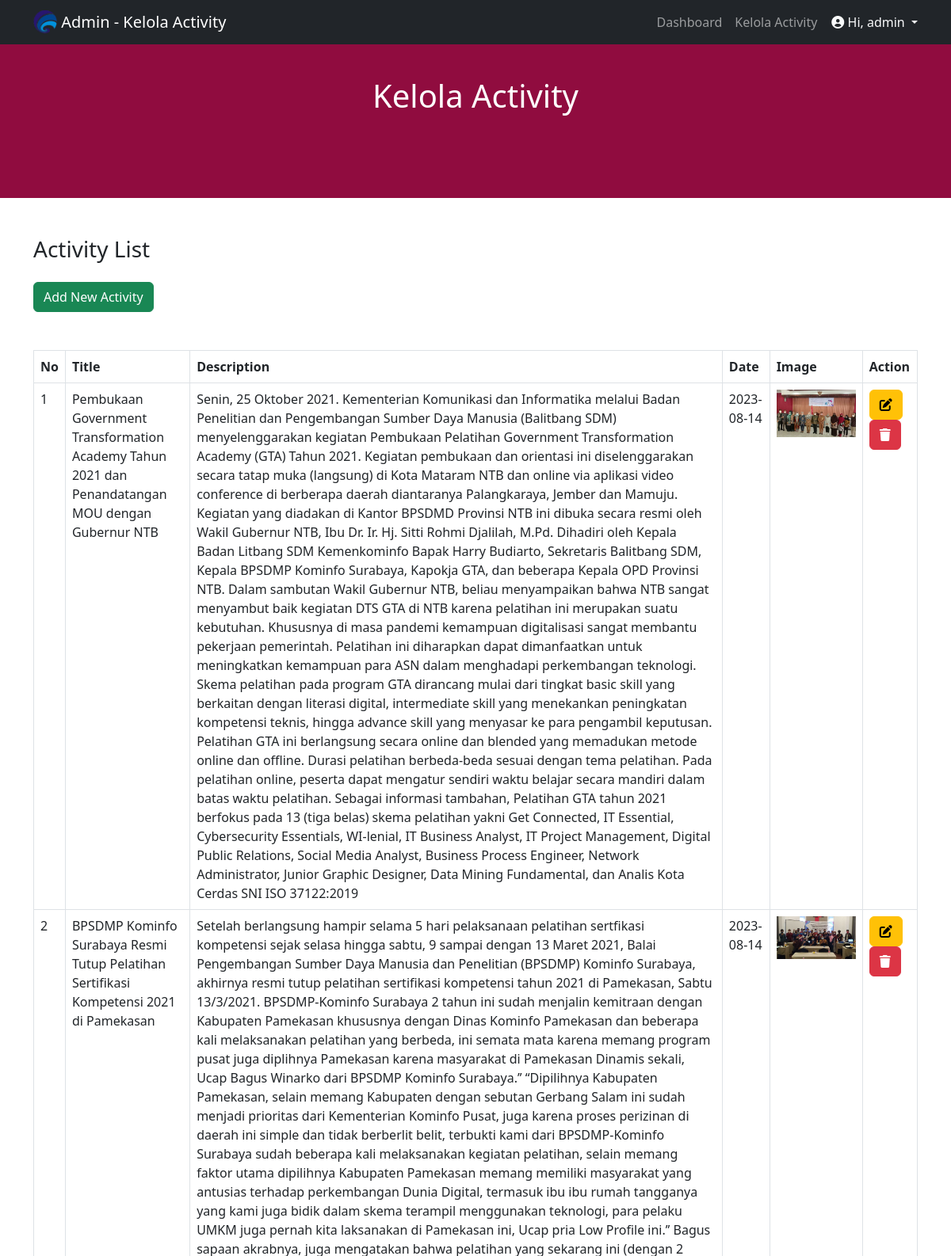
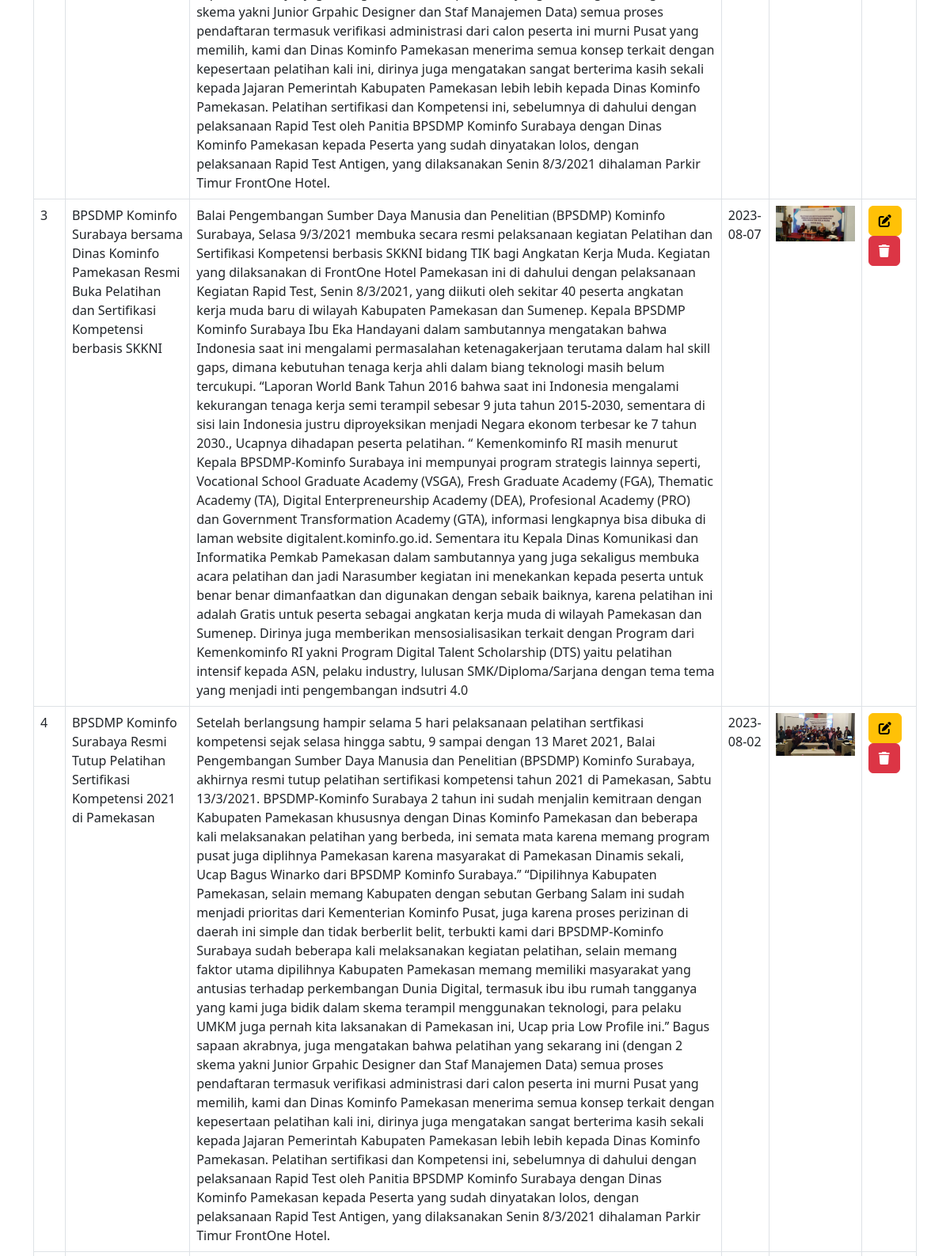
Screenshot of /activity.php (signed in, upper part) with the database file from the repository (2 pictures, top to bottom).
### tables this page shows
CREATE TABLE `activities` (
  `id` int(11) NOT NULL,
  `activity_title` varchar(255) NOT NULL,
  `activity_description` text DEFAULT NULL,
  `activity_image` varchar(255) NOT NULL,
  `activity_date` date DEFAULT NULL
);

### activity.php (the view, shortened to what this page needs)
<?php
require_once "koneksi.php";
?>
<!DOCTYPE html>
<html lang="en">
<head>
    <link rel="stylesheet" href="https://cdn.jsdelivr.net/npm/bootstrap@5.3.0/dist/css/bootstrap.min.css">
    <link rel="stylesheet" href="https://cdnjs.cloudflare.com/ajax/libs/font-awesome/6.0.0-beta3/css/all.min.css">
</head>
<body>
    <nav class="navbar navbar-expand-lg navbar-dark bg-dark fixed-top">
        <div class="container">
            <a class="navbar-brand" href="#">
                <img src="assets/img/logo.png" class="d-inline-block align-top" width="30" height="30">
                Admin - Kelola Activity
            </a>
            <div class="collapse navbar-collapse justify-content-end" id="navbarNav">
                <ul class="navbar-nav">
                    <li class="nav-item">
                        <a class="nav-link" href="dashboard.php">Dashboard</a>
                    </li>
                    <li class="nav-item" style="margin-right: 10px;">
                        <a class="nav-link" href="activity.php">Kelola Activity</a>
                    </li>
                </ul>
                <?php
                if (isset($_SESSION["username"])) {
                    echo '
                    <div class="nav-item dropdown">
                        <a class="nav-link dropdown-toggle text-light" href="#" id="userDropdown" role="button" data-bs-toggle="dropdown" aria-haspopup="true" aria-expanded="false">
                            <i class="fas fa-user-circle"></i> Hi, ' . $_SESSION["username"] . '
                        </a>
                        <div class="dropdown-menu" aria-labelledby="userDropdown">
                            <a class="dropdown-item logout-btn" href="#">
                                <i class="fas fa-sign-out-alt"></i> Logout
                            </a>
                        </div>
                    </div>';
                }
                ?>
            </div>
        </div>
    </nav>
    <div class="cover d-flex align-items-center justify-content-center text-center text-white" style="background-color: #900C3F; background-size: cover; background-position: center; height: 250px;">
        <div>
            <h1>Kelola Activity</h1>
        </div>
    </div>
    <div class="container mt-5">
        <h3>Activity List</h3>
        <button type="button" class="btn btn-success mt-3" data-bs-toggle="modal" data-bs-target="#addActivityModal">
            Add New Activity
        </button>
        <br>
        <br>
        <br>
        <?php
        $sql = "SELECT * FROM activities ORDER BY activity_date DESC";
        $result = $conn->query($sql);
        echo "<table class='table table-bordered'>";
        echo "<thead>
                    <tr>
                        <th>No</th>
                        <th>Title</th>
                        <th>Description</th>
                        <th>Date</th>
                        <th>Image</th>
                        <th>Action</th>
                    </tr>
            </thead>";
        echo "<tbody>";
        if ($result->num_rows > 0) {
            $no = 1;
            while ($row = $result->fetch_assoc()) {
                echo "<tr>";
                echo "<td>" . $no . "</td>";
                echo "<td>" . $row["activity_title"] . "</td>";
                echo "<td>" . $row["activity_description"] . "</td>";
                echo "<td>" . $row["activity_date"] . "</td>";
                echo "<td><img src='" . $row["activity_image"] . "' width='100' alt='Activity Image'></td>";
                echo "<td>
                            <button class='btn btn-warning edit-btn' data-id='" . $row["id"] . "' data-title='" . $row["activity_title"] . "' data-description='" . $row["activity_description"] . "' data-date='" . $row["activity_date"] . "' data-bs-toggle='modal' data-bs-target='#editActivityModal'>
                                <i class='fas fa-edit'></i>
                            </button>
                            <button class='btn btn-danger delete-btn' data-id='" . $row["id"] . "'>
                                <i class='fas fa-trash'></i>
                            </button>
                        </td>";
                echo "</tr>";
                $no++;
            }
        } else {
            echo "<tr><td colspan='6'>No activities found.</td></tr>";
        }
        echo "</tbody></table>";
        ?>
    </div>
</body>
</html>

### rows the page displays
activities: activity_title "Pembukaan Government Transformation Academy Tahun 2021 dan Penandatangan MOU dengan Gubernur NTB", activity_description "Senin, 25 Oktober 2021. Kementerian Komunikasi dan Informatika melalui Badan Penelitian dan Pengembangan Sumber Daya Manusia (Balitbang SDM) menyelenggarakan kegiatan Pembukaan Pelatihan Government Transformation Academy (GTA) Tahun 2021. Kegiatan pembukaan dan orientasi ini diselenggarakan secara tatap muka (langsung) di Kota Mataram NTB dan online via aplikasi video conference di berberapa daerah diantaranya Palangkaraya, Jember dan Mamuju. Kegiatan yang diadakan di Kantor BPSDMD Provinsi NTB ini dibuka secara resmi oleh Wakil Gubernur NTB, Ibu Dr. Ir. Hj. Sitti Rohmi Djalilah, M.Pd. Dihadiri oleh Kepala Badan Litbang SDM Kemenkominfo Bapak Harry Budiarto, Sekretaris Balitbang SDM, Kepala…", activity_date "2023-08-14", activity_image (picture)
activities: activity_title "BPSDMP Kominfo Surabaya Resmi Tutup Pelatihan Sertifikasi Kompetensi 2021 di Pamekasan", activity_description "Setelah berlangsung hampir selama 5 hari pelaksanaan pelatihan sertfikasi kompetensi sejak selasa hingga sabtu, 9 sampai dengan 13 Maret 2021, Balai Pengembangan Sumber Daya Manusia dan Penelitian (BPSDMP) Kominfo Surabaya, akhirnya resmi tutup pelatihan sertifikasi kompetensi tahun 2021 di Pamekasan, Sabtu 13/3/2021. BPSDMP-Kominfo Surabaya 2 tahun ini sudah menjalin kemitraan dengan Kabupaten Pamekasan khususnya dengan Dinas Kominfo Pamekasan dan beberapa kali melaksanakan pelatihan yang berbeda, ini semata mata karena memang program pusat juga diplihnya Pamekasan karena masyarakat di Pamekasan Dinamis sekali, Ucap Bagus Winarko dari BPSDMP Kominfo Surabaya.’’ “Dipilihnya Kabupaten…", activity_date "2023-08-14", activity_image (picture)
activities: activity_title "BPSDMP Kominfo Surabaya bersama Dinas Kominfo Pamekasan Resmi Buka Pelatihan dan Sertifikasi Kompetensi berbasis SKKNI", activity_description "Balai Pengembangan Sumber Daya Manusia dan Penelitian (BPSDMP) Kominfo Surabaya, Selasa 9/3/2021 membuka secara resmi pelaksanaan kegiatan Pelatihan dan Sertifikasi Kompetensi berbasis SKKNI bidang TIK bagi Angkatan Kerja Muda. Kegiatan yang dilaksanakan di FrontOne Hotel Pamekasan ini di dahului dengan pelaksanaan Kegiatan Rapid Test, Senin 8/3/2021, yang diikuti oleh sekitar 40 peserta angkatan kerja muda baru di wilayah Kabupaten Pamekasan dan Sumenep. Kepala BPSDMP Kominfo Surabaya Ibu Eka Handayani dalam sambutannya mengatakan bahwa Indonesia saat ini mengalami permasalahan ketenagakerjaan terutama dalam hal skill gaps, dimana kebutuhan tenaga kerja ahli dalam biang teknologi masih…", activity_date "2023-08-07", activity_image (picture)
activities: activity_title "BPSDMP Kominfo Surabaya Resmi Tutup Pelatihan Sertifikasi Kompetensi 2021 di Pamekasan", activity_description "Setelah berlangsung hampir selama 5 hari pelaksanaan pelatihan sertfikasi kompetensi sejak selasa hingga sabtu, 9 sampai dengan 13 Maret 2021, Balai Pengembangan Sumber Daya Manusia dan Penelitian (BPSDMP) Kominfo Surabaya, akhirnya resmi tutup pelatihan sertifikasi kompetensi tahun 2021 di Pamekasan, Sabtu 13/3/2021. BPSDMP-Kominfo Surabaya 2 tahun ini sudah menjalin kemitraan dengan Kabupaten Pamekasan khususnya dengan Dinas Kominfo Pamekasan dan beberapa kali melaksanakan pelatihan yang berbeda, ini semata mata karena memang program pusat juga diplihnya Pamekasan karena masyarakat di Pamekasan Dinamis sekali, Ucap Bagus Winarko dari BPSDMP Kominfo Surabaya.’’ “Dipilihnya Kabupaten…", activity_date "2023-08-02", activity_image (picture)

### other values shown
$_SESSION["username"] "admin"
